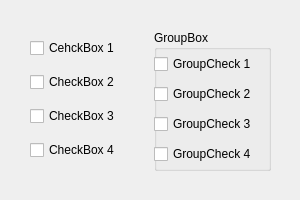
<?xml version="1.0" encoding="UTF-8"?>
<ui version="4.0">
 <class>Dialog</class>
 <widget class="QDialog" name="Dialog">
  <property name="geometry">
   <rect>
    <x>0</x>
    <y>0</y>
    <width>300</width>
    <height>200</height>
   </rect>
  </property>
  <property name="windowTitle">
   <string>Dialog</string>
  </property>
  <widget class="QWidget" name="horizontalLayoutWidget">
   <property name="geometry">
    <rect>
     <x>30</x>
     <y>30</y>
     <width>241</width>
     <height>141</height>
    </rect>
   </property>
   <layout class="QHBoxLayout" name="horizontalLayout">
    <item>
     <layout class="QVBoxLayout" name="verticalLayout">
      <item>
       <widget class="QCheckBox" name="chk_1">
        <property name="text">
         <string>CehckBox 1</string>
        </property>
       </widget>
      </item>
      <item>
       <widget class="QCheckBox" name="chk_2">
        <property name="text">
         <string>CheckBox 2</string>
        </property>
       </widget>
      </item>
      <item>
       <widget class="QCheckBox" name="chk_3">
        <property name="text">
         <string>CheckBox 3</string>
        </property>
       </widget>
      </item>
      <item>
       <widget class="QCheckBox" name="chk_4">
        <property name="text">
         <string>CheckBox 4</string>
        </property>
       </widget>
      </item>
     </layout>
    </item>
    <item>
     <widget class="QGroupBox" name="groupBox">
      <property name="title">
       <string>GroupBox</string>
      </property>
      <widget class="QWidget" name="verticalLayoutWidget_2">
       <property name="geometry">
        <rect>
         <x>0</x>
         <y>20</y>
         <width>121</width>
         <height>121</height>
        </rect>
       </property>
       <layout class="QVBoxLayout" name="verticalLayout_2">
        <item>
         <widget class="QCheckBox" name="groupchk_1">
          <property name="text">
           <string>GroupCheck 1</string>
          </property>
         </widget>
        </item>
        <item>
         <widget class="QCheckBox" name="groupchk_2">
          <property name="text">
           <string>GroupCheck 2</string>
          </property>
         </widget>
        </item>
        <item>
         <widget class="QCheckBox" name="groupchk_3">
          <property name="text">
           <string>GroupCheck 3</string>
          </property>
         </widget>
        </item>
        <item>
         <widget class="QCheckBox" name="groupchk_4">
          <property name="text">
           <string>GroupCheck 4</string>
          </property>
         </widget>
        </item>
       </layout>
      </widget>
     </widget>
    </item>
   </layout>
  </widget>
 </widget>
 <resources/>
 <connections/>
</ui>
